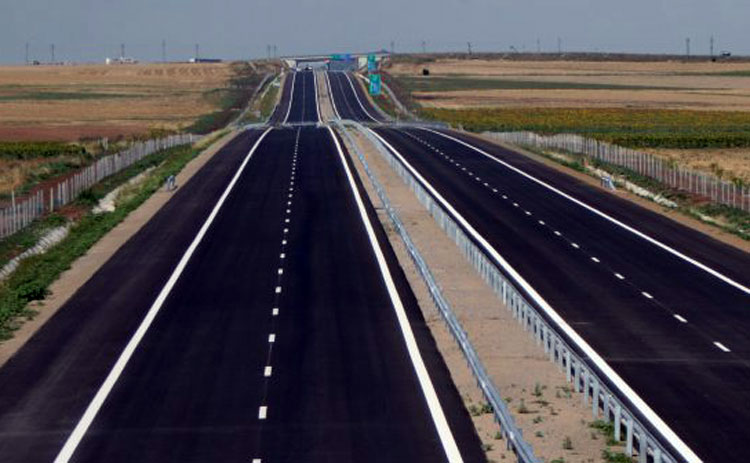
#> input picture Image/road.jpg, 750 x 463 px, found by its file name
$ python 'Standard Hough Line Transform.py'
#> lines starting #> are read from the running program, lines starting #| are printed output that depends on the picture; after the words box and inside, x2 and y2 are one past the last pixel; in counts of white or black regions, pixels touching at a corner belong together
import cv2
import numpy as np

img = cv2.imread('../image/road.jpg')
#> img is the input picture: shape (463, 750, 3); mean B, G, R 78.2, 72.6, 77.4
gray = cv2.cvtColor(img, cv2.COLOR_BGR2GRAY)
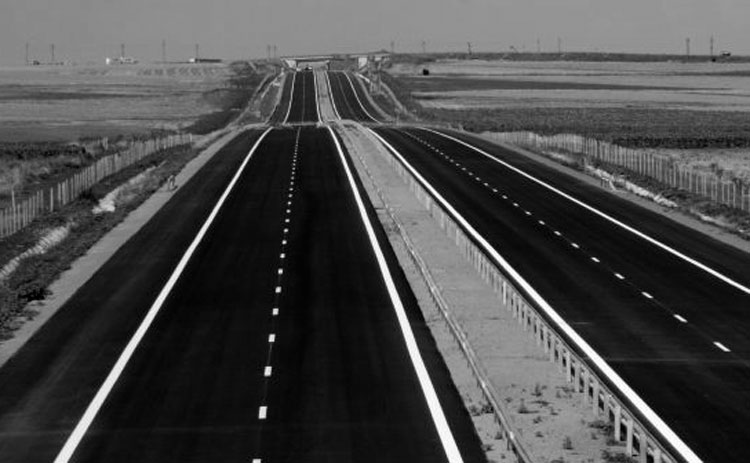
#> gray: shape (463, 750); min 0, max 255, mean 74.7
edges = cv2.Canny(gray, 50, 150, apertureSize=3)
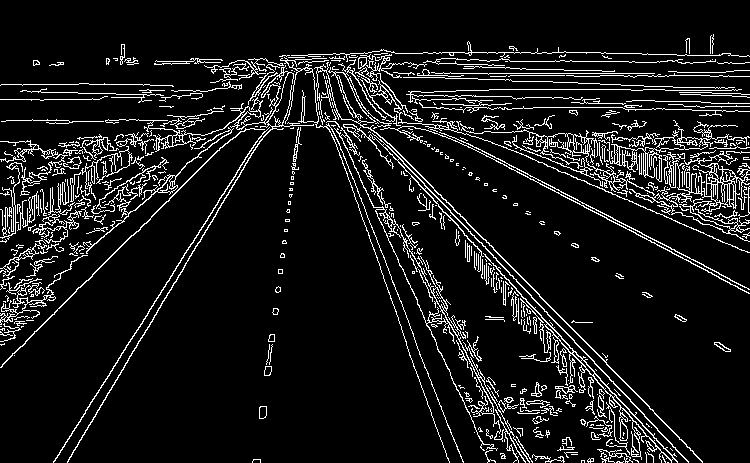
#> edges: shape (463, 750); 9.4% white in thin lines or dots
cv2.imshow('edges', edges) #Shows Canny's Edge detected image
lines = cv2.HoughLines(edges, 1, np.pi / 180, 250)
#> lines = 13 rows, first 8: [295, 0.541], [-173, 2.36], [260, 0.785], [-180, 2.39], [73, 1.57], [291, 0.559], [52, 1.62], [84, 1.55]

for line in lines:
    rho,theta = line[0]
    a = np.cos(theta)
    b = np.sin(theta)
    x0 = a * rho
    y0 = b * rho
    # x1 stores the rounded off value of (r * cos(theta) - 1000 * sin(theta))
    x1 = int(x0 + 1000 * (-b))
    # y1 stores the rounded off value of (r * sin(theta)+ 1000 * cos(theta))
    y1 = int(y0 + 1000 * (a))
    # x2 stores the rounded off value of (r * cos(theta)+ 1000 * sin(theta))
    x2 = int(x0 - 1000 * (-b))
    # y2 stores the rounded off value of (r * sin(theta)- 1000 * cos(theta))
    y2 = int(y0 - 1000 * (a))
    cv2.line(img, (x1, y1), (x2, y2), (0, 255, 0), 2)
#> this loop made 13 passes
#> (rho, theta, a, b, x0, y0, x1, y1) on passes 1 to 12: (295, 0.541, 0.857, 0.515, 252.9, 151.9, -262, 1009), (-173, 2.36, -0.707, 0.707, 122.3, -122.3, -584, -829), (260, 0.785, 0.707, 0.707, 183.8, 183.8, -523, 890), (-180, 2.39, -0.731, 0.682, 131.6, -122.8, -550, -854), (73, 1.57, -4.37e-08, 1, -3.19e-06, 73, -1000, 72), (291, 0.559, 0.848, 0.53, 246.8, 154.2, -283, 1002), (52, 1.62, -0.0523, 0.999, -2.72, 51.93, -1001, 0), (84, 1.55, 0.0175, 1, 1.47, 83.99, -998, 101), (61, 1.57, -4.37e-08, 1, -2.67e-06, 61, -1000, 60), (-84, 2.04, -0.454, 0.891, 38.14, -74.84, -852, -528), (-177, 2.37, -0.719, 0.695, 127.3, -123, -567, -842), (-245, 2.65, -0.883, 0.469, 216.3, -115, -253, -997)
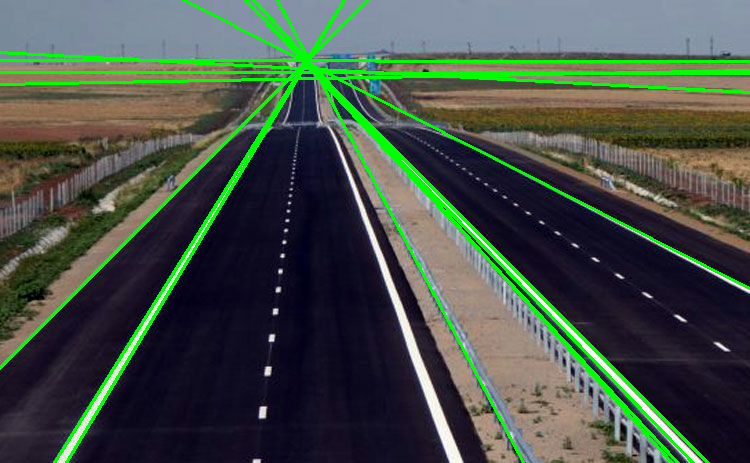
#> img: shape (463, 750, 3); 6.46% of pixels changed, all inside (x1, y1, x2, y2) = (0, 0, 750, 463)


cv2.imshow('image', img)
k = cv2.waitKey(0)
#> (key Esc is pressed here)
cv2.destroyAllWindows()
